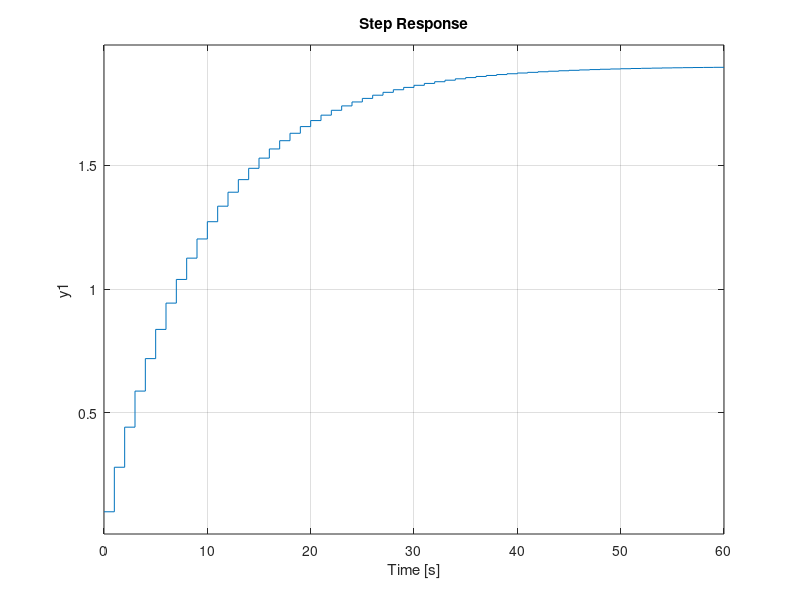
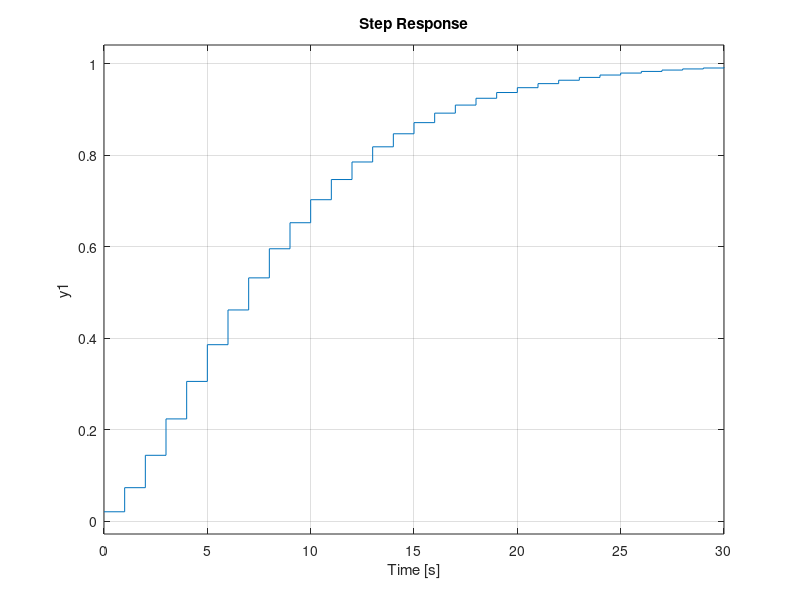

These charts were generated, in order, by the following MATLAB code:
%% MR2007 RST example spring 18
alpha = -0.9;
beta = 0.9;
k = 0.1;

% Plant
z = tf('z', 1);
G = k*(z + beta)/(z+alpha);

figure(1)
clf
step(G)

% Desired poles
p1 = 0.8;
p2 = 0.8;
p0 = 0; % Observer pole
Ac = conv( conv([1, -p1], [1, -p2]), [1, -p0])

% System of eqns
M = [1, k, 0
    alpha, k*beta, k
    0, 0, k*beta]
b = [-(p1+p2+p0) - alpha
    p0*p1 + p0*p2 + p1*p2
    -p1*p2*p0]

% Solution
params = M \ b;

r1 = params(1)
s0 = params(2)
s1 = params(3)

Fb = (s0*z + s1) / (z + r1);

t0 = (1-p1)*(1-p2) / (k*(1+beta))

Ff = t0*z/(z + r1);

% The closed-loop system

Gc = minreal(Ff * feedback(G, Fb/z))
pole(Gc)


figure(2)
clf
step(Gc)
